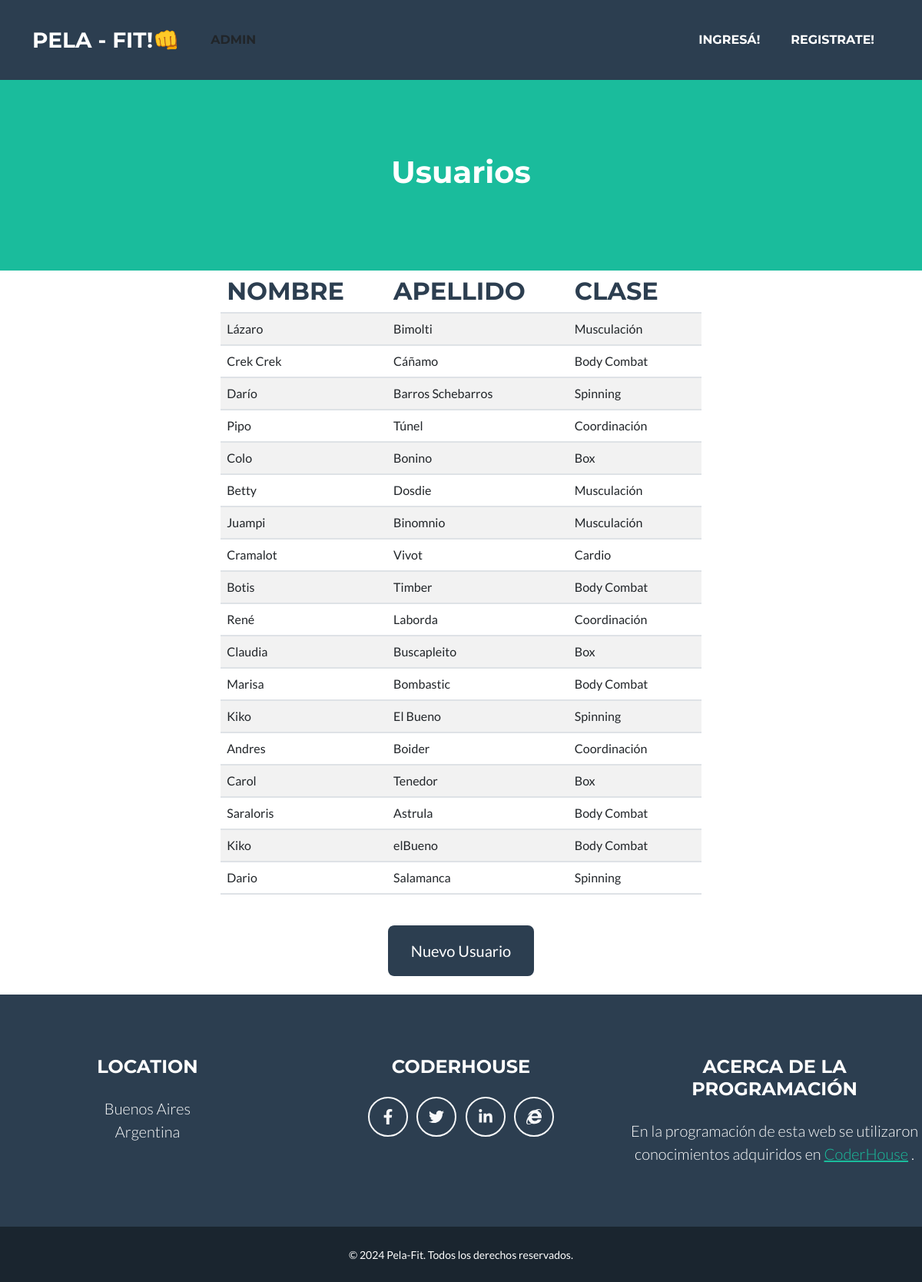
The app's page /usuario/list with its own data.
### cliente/models.py (models this page shows, shortened)
class Persona(models.Model):
    nombre = models.CharField(max_length = 100)
    apellido = models.CharField(max_length = 100)

class Usuario(Persona):
    clase_id = models.ForeignKey(Clase, null = True, blank = True, on_delete = models.SET_NULL, verbose_name = "Clase")
    class Meta:
        verbose_name_plural ="Usuarios"

class Persona(models.Model):
    nombre = models.CharField(max_length = 100)
    apellido = models.CharField(max_length = 100)

class Clase(models.Model):
    nombre = models.CharField(max_length =100)
    duracion = models.CharField(max_length= 3)
    def __str__(self):
        return self.nombre
    class Meta:
        verbose_name_plural ="Clases"

### cliente/views.py (the view)
# urls.py: path("usuario/list", views.usuario_list, name = "usuario_list" ),
def usuario_list(request):
    usuarios = Usuario.objects.all()
    context = {"usuarios": usuarios}
    return render(request, "cliente/usuario_list.html", context )

### cliente/templates/cliente/usuario_list.html (shortened to what this page needs)
{% extends 'core/base.html' %}
{% block content %}
<header class="masthead bg-primary text-white text-center">
    <div class="container d-flex align-items-center flex-column">
    <h1>Usuarios</h1>
</header class="masterhead bg-primary text- black text-center">
<div class="container d-flex align-items-center flex-column">
   <header> <table class="table table-striped" >
        <thead >
            <th><h2 class="page-section-heading  text-center text-uppercase text-secondary pe-5 mb-0">Nombre</h2></th>
                <th><h2 class="page-section-heading  text-center text-uppercase text-secondary pe-5 mb-0">Apellido</h2></th>
                <th><h2 class="page-section-heading  text-center text-uppercase text-secondary pe-5 mb-0">Clase</h2></th>
        </thead>
        <tbody>
            {% for usuario in usuarios %}
            <tr>
                <td>{{ usuario.nombre }}</td>
                <td>{{ usuario.apellido }}</td>
                <td>{{ usuario.clase_id }} </td>
            </tr>
        {% endfor %}</li>
        </tbody>
</table>
</div>
<div class="text-center mt-4">
    <a class="btn btn-xl btn-secondary"  href=" {% url 'cliente:usuario_create' %}">Nuevo Usuario</a>
{% endblock content %}

### records on screen
Usuario: nombre "Lázaro", apellido "Bimolti", clase_id "Musculación"
Usuario: nombre "Crek Crek", apellido "Cáñamo", clase_id "Body Combat"
Usuario: nombre "Darío", apellido "Barros Schebarros", clase_id "Spinning"
Usuario: nombre "Pipo", apellido "Túnel", clase_id "Coordinación"
Usuario: nombre "Colo", apellido "Bonino", clase_id "Box"
Usuario: nombre "Betty", apellido "Dosdie", clase_id "Musculación"
Usuario: nombre "Juampi", apellido "Binomnio", clase_id "Musculación"
Usuario: nombre "Cramalot", apellido "Vivot", clase_id "Cardio"
Usuario: nombre "Botis", apellido "Timber", clase_id "Body Combat"
Usuario: nombre "René", apellido "Laborda", clase_id "Coordinación"
Usuario: nombre "Claudia", apellido "Buscapleito", clase_id "Box"
Usuario: nombre "Marisa", apellido "Bombastic", clase_id "Body Combat"
Usuario: nombre "Kiko", apellido "El Bueno", clase_id "Spinning"
Usuario: nombre "Andres", apellido "Boider", clase_id "Coordinación"
Usuario: nombre "Carol", apellido "Tenedor", clase_id "Box"
Usuario: nombre "Saraloris", apellido "Astrula", clase_id "Body Combat"
Usuario: nombre "Kiko", apellido "elBueno", clase_id "Body Combat"
Usuario: nombre "Dario", apellido "Salamanca", clase_id "Spinning"
